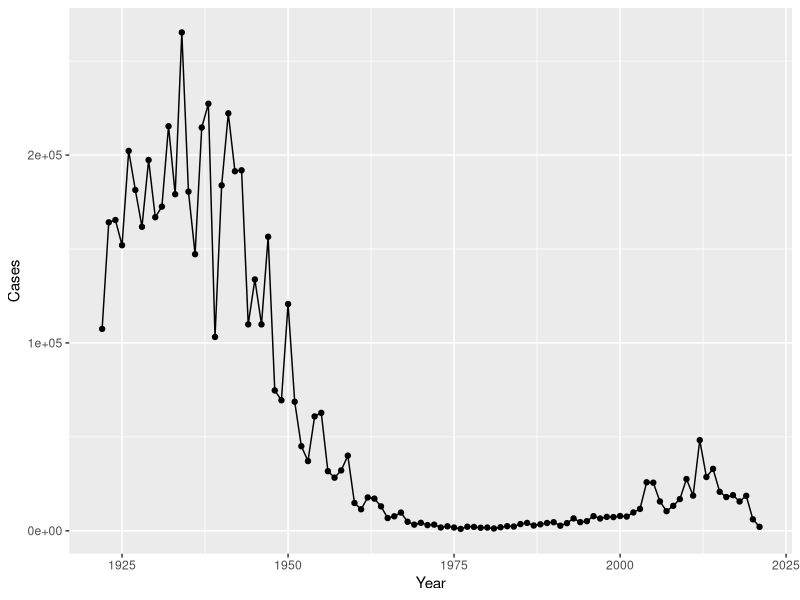
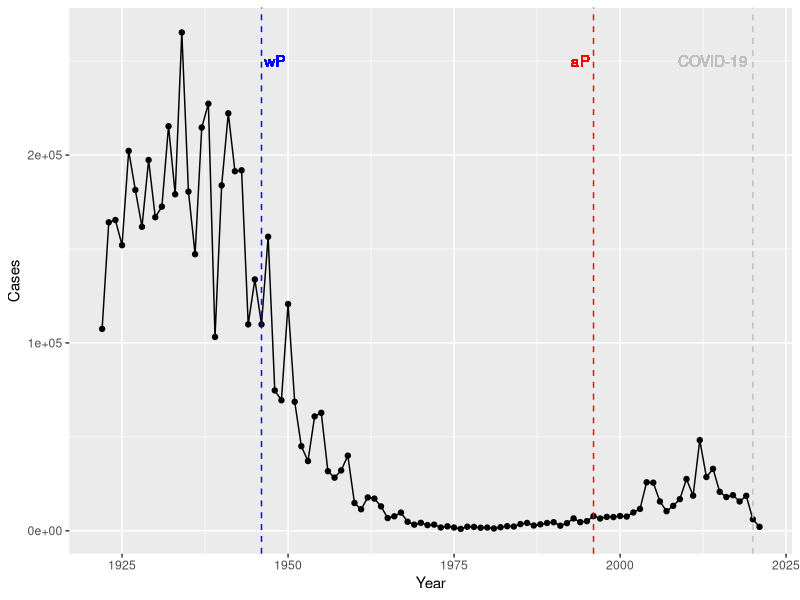

The R source for these figures, in order: (Note: this script raises an error after producing the figures.)
## ---- chunk 1
# install.packages("datapasta")
## ---- chunk 2
cdc <- data.frame(
                                 Year = c(1922L,1923L,1924L,1925L,
                                          1926L,1927L,1928L,1929L,1930L,1931L,
                                          1932L,1933L,1934L,1935L,1936L,
                                          1937L,1938L,1939L,1940L,1941L,1942L,
                                          1943L,1944L,1945L,1946L,1947L,
                                          1948L,1949L,1950L,1951L,1952L,
                                          1953L,1954L,1955L,1956L,1957L,1958L,
                                          1959L,1960L,1961L,1962L,1963L,
                                          1964L,1965L,1966L,1967L,1968L,1969L,
                                          1970L,1971L,1972L,1973L,1974L,
                                          1975L,1976L,1977L,1978L,1979L,1980L,
                                          1981L,1982L,1983L,1984L,1985L,
                                          1986L,1987L,1988L,1989L,1990L,
                                          1991L,1992L,1993L,1994L,1995L,1996L,
                                          1997L,1998L,1999L,2000L,2001L,
                                          2002L,2003L,2004L,2005L,2006L,2007L,
                                          2008L,2009L,2010L,2011L,2012L,
                                          2013L,2014L,2015L,2016L,2017L,2018L,
                                          2019L,2020L,2021L),
                                Cases = c(107473,164191,165418,152003,
                                          202210,181411,161799,197371,
                                          166914,172559,215343,179135,265269,
                                          180518,147237,214652,227319,103188,
                                          183866,222202,191383,191890,109873,
                                          133792,109860,156517,74715,69479,
                                          120718,68687,45030,37129,60886,
                                          62786,31732,28295,32148,40005,
                                          14809,11468,17749,17135,13005,6799,
                                          7717,9718,4810,3285,4249,3036,
                                          3287,1759,2402,1738,1010,2177,2063,
                                          1623,1730,1248,1895,2463,2276,
                                          3589,4195,2823,3450,4157,4570,
                                          2719,4083,6586,4617,5137,7796,6564,
                                          7405,7298,7867,7580,9771,11647,
                                          25827,25616,15632,10454,13278,
                                          16858,27550,18719,48277,28639,32971,
                                          20762,17972,18975,15609,18617,
                                          6124,2116)
       )
## ---- chunk 3
library(ggplot2)

p <- ggplot(cdc, aes(Year, Cases)) +
  geom_point() +
  geom_line()
p
## ---- chunk 4
p +
  geom_vline(xintercept = 1946, colour = "blue", linetype = 2) +
  geom_vline(xintercept = 1996, colour = "red", linetype = 2) +
  geom_vline(xintercept = 2020, colour = "grey", linetype = 2) +
  geom_text(aes(x=1948, label = "wP", y = 2.5e+05), colour = "blue") +
  geom_text(aes(x=1994, label = "aP", y = 2.5e+05), colour = "red") +
  geom_text(aes(x=2014, label = "COVID-19", y = 2.5e+05), colour = "grey")
## ---- chunk 5
library(jsonlite)
subject <- read_json("https://www.cmi-pb.org/api/subject", simplifyVector = TRUE)
head(subject)
## ---- chunk 6
table(subject$infancy_vac)
## ---- chunk 7
table(subject$biological_sex)
## ---- chunk 8
specimen <- read_json("http://cmi-pb.org/api/specimen", simplifyVector = T)
ab_titer <- read_json("http://cmi-pb.org/api/v4/plasma_ab_titer", simplifyVector = T)
## ---- chunk 9
library(dplyr)

meta <- inner_join(subject, specimen)
dim(meta)
head(meta)
## ---- chunk 10
abdata <- inner_join(ab_titer, meta)
head(abdata)
## ---- chunk 11
table(abdata$isotype)
## ---- chunk 12
table(abdata$dataset)
## ---- chunk 13
igg <- abdata %>% filter(isotype == "IgG")
head(igg)
## ---- chunk 14
ggplot(igg) +
  aes(MFI_normalised, antigen, col = infancy_vac) +
  geom_boxplot() + 
    xlim(0,70) +
  facet_wrap(vars(visit), nrow=2)
## ---- chunk 15
abdata.21 <- abdata %>% filter(dataset == "2021_dataset")

abdata.21 %>% 
  filter(isotype == "IgG",  antigen == "PT") %>%
  ggplot() +
    aes(x=planned_day_relative_to_boost,
        y=MFI_normalised,
        col=infancy_vac,
        group=subject_id) +
    geom_point() +
    geom_line() +
    geom_vline(xintercept=0, linetype="dashed") +
    geom_vline(xintercept=14, linetype="dashed") +
  labs(title="2021 dataset IgG PT",
       subtitle = "Dashed lines indicate day 0 (pre-boost) and 14 (apparent peak levels)")
